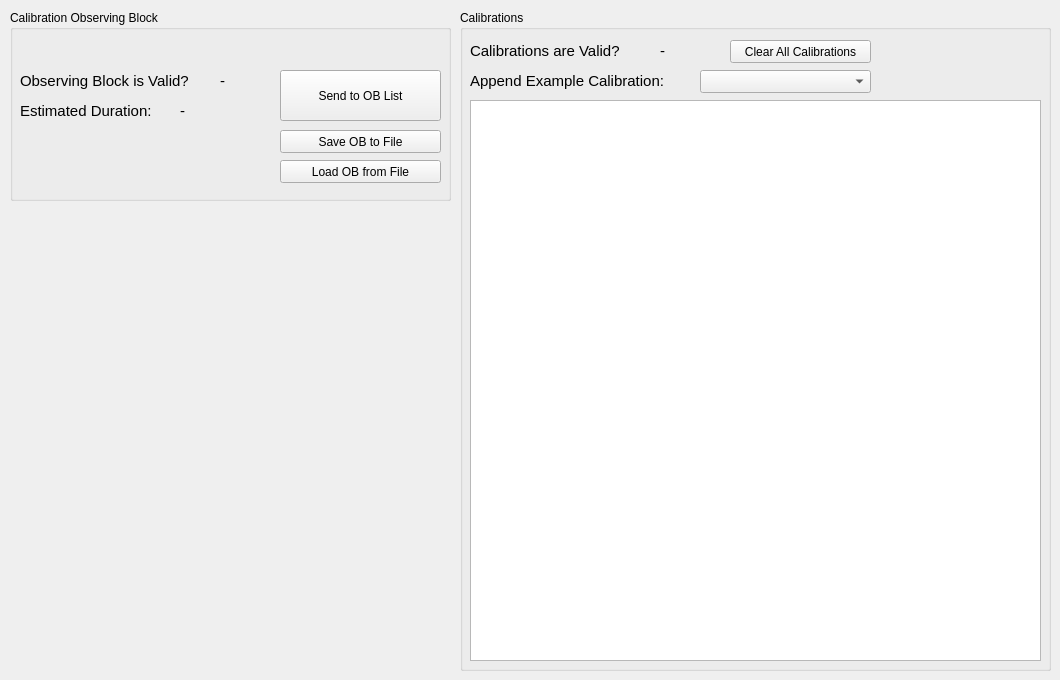
    <widget class="QWidget" name="CalibrationOB">
     <property name="enabled">
      <bool>true</bool>
     </property>
     <attribute name="title">
      <string>Build a Calibration OB</string>
     </attribute>
     <widget class="QGroupBox" name="groupBox_6">
      <property name="geometry">
       <rect>
        <x>10</x>
        <y>10</y>
        <width>441</width>
        <height>191</height>
       </rect>
      </property>
      <property name="title">
       <string>Calibration Observing Block</string>
      </property>
      <widget class="QPushButton" name="BC_SendToOBList">
       <property name="geometry">
        <rect>
         <x>270</x>
         <y>60</y>
         <width>161</width>
         <height>51</height>
        </rect>
       </property>
       <property name="toolTip">
        <string>This will set the current exposure to End, triggering a readout and will request the current script to stop at the next opportunity (typically after the exposure is done).</string>
       </property>
       <property name="text">
        <string>Send to OB List</string>
       </property>
      </widget>
      <widget class="QLabel" name="BC_EstimatedDurationLabel">
       <property name="geometry">
        <rect>
         <x>10</x>
         <y>90</y>
         <width>161</width>
         <height>21</height>
        </rect>
       </property>
       <property name="font">
        <font>
         <pointsize>11</pointsize>
        </font>
       </property>
       <property name="text">
        <string>Estimated Duration:</string>
       </property>
      </widget>
      <widget class="QLabel" name="BC_EstimatedDuration">
       <property name="geometry">
        <rect>
         <x>170</x>
         <y>90</y>
         <width>91</width>
         <height>21</height>
        </rect>
       </property>
       <property name="font">
        <font>
         <pointsize>11</pointsize>
        </font>
       </property>
       <property name="text">
        <string>-</string>
       </property>
      </widget>
      <widget class="QLabel" name="BC_OBValidLabel">
       <property name="geometry">
        <rect>
         <x>10</x>
         <y>60</y>
         <width>191</width>
         <height>21</height>
        </rect>
       </property>
       <property name="font">
        <font>
         <pointsize>11</pointsize>
        </font>
       </property>
       <property name="text">
        <string>Observing Block is Valid?</string>
       </property>
      </widget>
      <widget class="QLabel" name="BC_OBValid">
       <property name="geometry">
        <rect>
         <x>210</x>
         <y>60</y>
         <width>51</width>
         <height>21</height>
        </rect>
       </property>
       <property name="font">
        <font>
         <pointsize>11</pointsize>
        </font>
       </property>
       <property name="text">
        <string>-</string>
       </property>
      </widget>
      <widget class="QLabel" name="BC_OBString">
       <property name="geometry">
        <rect>
         <x>10</x>
         <y>30</y>
         <width>421</width>
         <height>21</height>
        </rect>
       </property>
       <property name="font">
        <font>
         <family>Monospace</family>
         <pointsize>10</pointsize>
        </font>
       </property>
       <property name="text">
        <string/>
       </property>
      </widget>
      <widget class="QPushButton" name="BC_SaveToFile">
       <property name="geometry">
        <rect>
         <x>270</x>
         <y>120</y>
         <width>161</width>
         <height>23</height>
        </rect>
       </property>
       <property name="toolTip">
        <string>This will set the current exposure to End, triggering a readout and will request the current script to stop at the next opportunity (typically after the exposure is done).</string>
       </property>
       <property name="text">
        <string>Save OB to File</string>
       </property>
      </widget>
      <widget class="QPushButton" name="BC_LoadFromFile">
       <property name="geometry">
        <rect>
         <x>270</x>
         <y>150</y>
         <width>161</width>
         <height>23</height>
        </rect>
       </property>
       <property name="toolTip">
        <string>This will set the current exposure to End, triggering a readout and will request the current script to stop at the next opportunity (typically after the exposure is done).</string>
       </property>
       <property name="text">
        <string>Load OB from File</string>
       </property>
      </widget>
     </widget>
     <widget class="QGroupBox" name="groupBox_7">
      <property name="geometry">
       <rect>
        <x>460</x>
        <y>10</y>
        <width>591</width>
        <height>661</height>
       </rect>
      </property>
      <property name="title">
       <string>Calibrations</string>
      </property>
      <widget class="QLabel" name="BC_CalibrationsValidLabel">
       <property name="geometry">
        <rect>
         <x>10</x>
         <y>30</y>
         <width>181</width>
         <height>21</height>
        </rect>
       </property>
       <property name="font">
        <font>
         <pointsize>11</pointsize>
        </font>
       </property>
       <property name="text">
        <string>Calibrations are Valid?</string>
       </property>
      </widget>
      <widget class="QLabel" name="BC_CalibrationsValid">
       <property name="geometry">
        <rect>
         <x>200</x>
         <y>30</y>
         <width>61</width>
         <height>21</height>
        </rect>
       </property>
       <property name="font">
        <font>
         <pointsize>11</pointsize>
        </font>
       </property>
       <property name="text">
        <string>-</string>
       </property>
      </widget>
      <widget class="QPushButton" name="BC_ClearCalibrationsButton">
       <property name="geometry">
        <rect>
         <x>270</x>
         <y>30</y>
         <width>141</width>
         <height>23</height>
        </rect>
       </property>
       <property name="toolTip">
        <string>This will set the current exposure to End, triggering a readout and will request the current script to stop at the next opportunity (typically after the exposure is done).</string>
       </property>
       <property name="text">
        <string>Clear All Calibrations</string>
       </property>
      </widget>
      <widget class="QPlainTextEdit" name="BC_CalibrationsView">
       <property name="geometry">
        <rect>
         <x>10</x>
         <y>90</y>
         <width>571</width>
         <height>561</height>
        </rect>
       </property>
      </widget>
      <widget class="QComboBox" name="BC_ExampleCalibrations">
       <property name="geometry">
        <rect>
         <x>240</x>
         <y>60</y>
         <width>171</width>
         <height>23</height>
        </rect>
       </property>
      </widget>
      <widget class="QLabel" name="BC_CalibrationsValidLabel_2">
       <property name="geometry">
        <rect>
         <x>10</x>
         <y>60</y>
         <width>221</width>
         <height>21</height>
        </rect>
       </property>
       <property name="font">
        <font>
         <pointsize>11</pointsize>
        </font>
       </property>
       <property name="text">
        <string>Append Example Calibration:</string>
       </property>
      </widget>
     </widget>
    </widget>
